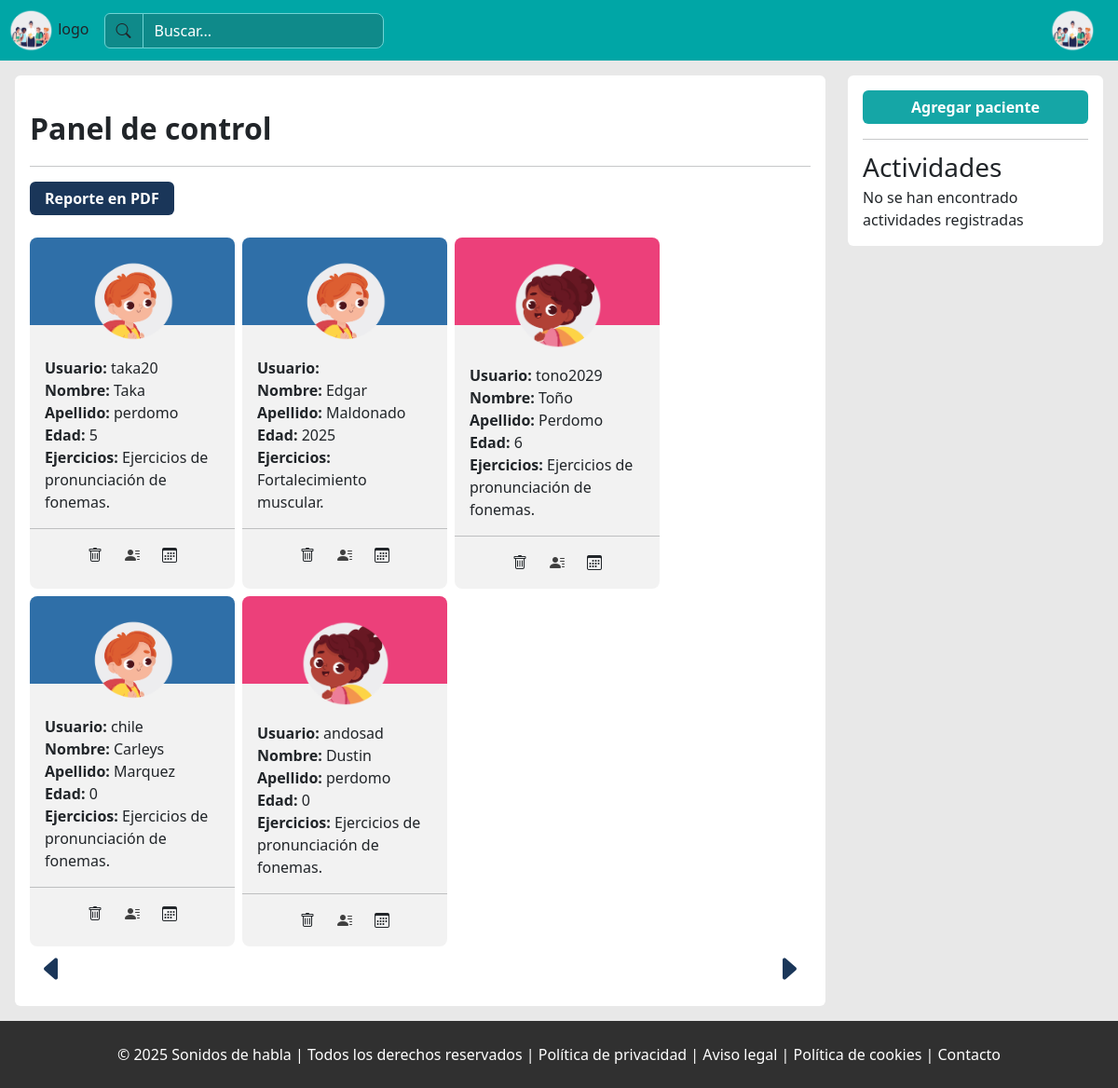
The page /view/professional/dashboard.php?page=2 (signed in) on the database as committed earlier.
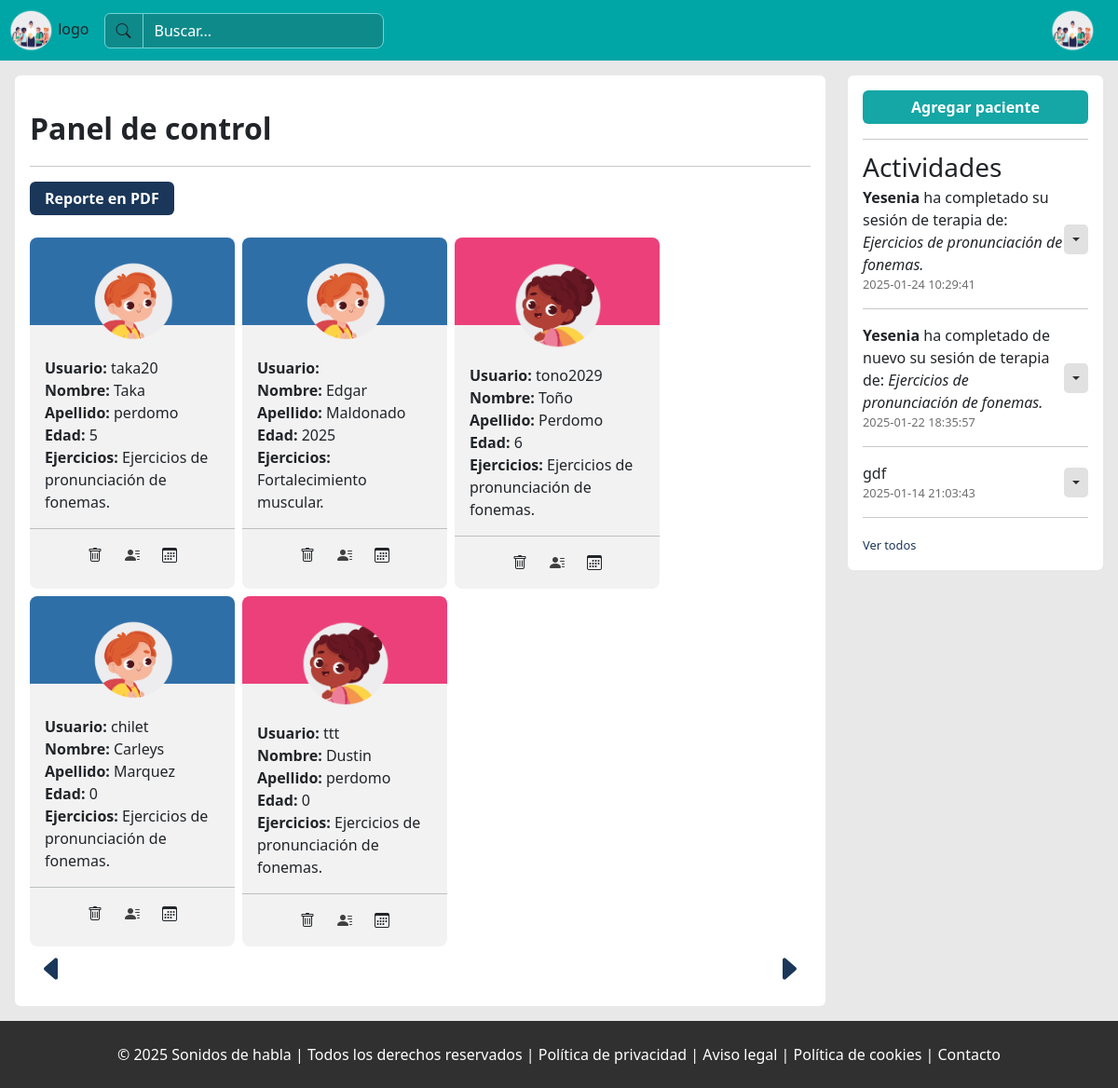
The same page on the database as committed later.
### tables this page shows
CREATE TABLE `pacientes` (
  `id_paciente` int(10) NOT NULL,
  `id_genero` int(10) NOT NULL,
  `id_usuario` int(10) NOT NULL,
  `id_profesional` int(10) NOT NULL,
  `nombre` varchar(30) DEFAULT NULL,
  `apellido` varchar(30) DEFAULT NULL,
  `fecha_nacimiento` date DEFAULT NULL
);

CREATE TABLE `usuarios` (
  `id_usuario` int(10) NOT NULL,
  `id_rol` int(10) NOT NULL,
  `usuario` varchar(15) DEFAULT NULL,
  `clave` varchar(255) DEFAULT NULL,
  `fecha_hora_creacion` datetime DEFAULT NULL,
  `ultimo_acceso` datetime DEFAULT NULL
);

CREATE TABLE `terapias_lenguaje` (
  `id_terapia_lenguaje` int(10) NOT NULL,
  `id_paciente` int(10) DEFAULT NULL,
  `ejercicios` text DEFAULT NULL,
  `duracion_cada_ejercicio` int(10) DEFAULT NULL,
  `duracion_total` time DEFAULT NULL,
  `nota` text DEFAULT NULL
);

CREATE TABLE `actividades` (
  `id_actividad` int(10) NOT NULL,
  `id_paciente` int(10) DEFAULT NULL,
  `mensaje` text DEFAULT NULL,
  `fecha_hora` datetime DEFAULT NULL
);

### view/professional/dashboard.php (the view, shortened to what the rows shown need)
<!doctype html>
<html lang="es" class="full-heigh">
<head>
    <link rel="stylesheet" href="../../node_modules/bootstrap/dist/css/bootstrap.min.css">
    <link rel="stylesheet" href="../../node_modules/bootstrap-icons/font/bootstrap-icons.css">
    <link rel="stylesheet" href="../css/reset.css">
    <link rel="stylesheet" href="../../css/components/body.css">
    <link rel="stylesheet" href="../../css/components/footer.css">
    <link rel="stylesheet" href="../../css/components/button.css">
    <link rel="stylesheet" href="../../css/components/header.css">
    <link rel="stylesheet" href="../../css/components/auxiliary.css">
    <link rel="stylesheet" href="../../css/components/modal-window.css">
    <link rel="stylesheet" href="../../css/admin/header.css">
    <link rel="stylesheet" href="../../css/admin/dashboard.css">
    <link rel="stylesheet" href="../../css/components/table.css">
</head>
<body>
    <main class="flex-start-full">
        <section class=" h-100  z-1 w-100 p-3 ">
            <div class="row ">
                <div class="col-9">
                    <div>
                        <h1 class="">Panel de control</h1>
                        <br>
                        <div class="show-patients d-flex   flex-row gap-2  flex-wrap">
                            <?php
                            include '../../php/connectionBD.php';
                            $id_professional = $_SESSION['id_professional'];
                            $pagina_actual = isset($_GET['page']) && is_numeric($_GET['page']) ? $_GET['page'] : 1;
                            $registros_por_pagina = 5;
                            $get_information_patients_query = "SELECT
                                            pacientes.id_usuario AS 'Id_usuario',
                                           pacientes.id_paciente AS 'Id_paciente',
                                           nombre AS 'Nombre',
                                           apellido AS 'Apellido',
                                           COALESCE( SUBSTRING(DATE(NOW()), 1, 4) - SUBSTRING(DATE(fecha_nacimiento), 1, 4), 0) AS 'Edad',
                                           usuario AS 'Usuario',
                                           ejercicios AS 'Terapias',
                                           pacientes.id_genero AS 'Id_genero'
                                       FROM
                                           `pacientes`
                                       INNER JOIN
                                           terapias_lenguaje ON pacientes.id_paciente = terapias_lenguaje.id_paciente
                                       INNER JOIN
                                           usuarios on pacientes.id_usuario = usuarios.id_usuario
                                       WHERE id_profesional =:id_professional
                                       LIMIT :inicio, :registros_por_pagina";
                            $inicio = ($pagina_actual - 1) * $registros_por_pagina;
                            $get_information_patients_stmt = $pdo->prepare($get_information_patients_query);
                            $get_information_patients_stmt->bindParam('id_professional', $id_professional, PDO::PARAM_INT);
                            $get_information_patients_stmt->bindValue(':inicio', $inicio, PDO::PARAM_INT);
                            $get_information_patients_stmt->bindValue(':registros_por_pagina', $registros_por_pagina, PDO::PARAM_INT);
                            $get_information_patients_stmt->execute();
                            if ($get_information_patients_stmt->rowCount() > 0) {
                                $row_patients = $get_information_patients_stmt->fetchAll(PDO::FETCH_ASSOC);
                                foreach ($row_patients as $value) {
                                    $joint = '';
                                    $muscle_strengthening = '';
                                    $fluency = '';
                                    if (preg_match("/rotacismo0|rotacismo1|seseo0|seseo1/", $value['Terapias'])) {
                                        $joint = 'Ejercicios de pronunciación de fonemas. ';
                                    }
                                    if (preg_match("/musculos de la lengua0|musculos de la lengua1|el ritmo del habla0|el ritmo del habla1|labio0|labio1|mejilla0|mejilla1/", $value['Terapias'])) {
                                        $muscle_strengthening = 'Fortalecimiento muscular. ';
                                    }
                                    $img_gender = $value['Id_genero'] == 1 ? 'boy' : 'girl';
                                    $bg_card_patient = $value['Id_genero'] == 1 ? '' : 'card-patient--bgPink';
                                    echo '
                                        <div class="card-patient '.$bg_card_patient .'">
                                           <br>
                                           <div class="card-patient__img flex-center-full">
                                               <img src="../../img/patients/childs/' . $img_gender . '.png" class="" alt="">
                                           </div>
                                           <div class="card-patiente_information ">
                                               <b>Usuario:</b><span> ' . $value['Usuario'] . '</span><br>
                                               <b>Nombre:</b><span>  ' . $value['Nombre'] . '</span><br>
                                               <b>Apellido:</b>  ' . $value['Apellido'] . '<span></span><br>
                                               <b>Edad:</b><span>  ' . $value['Edad'] . '</span><br>
                                               <b>Ejercicios: </b><span>' . $joint . '' . $muscle_strengthening . '' . $fluency . '</span>
                                           </div>
                                           <hr>
                                           <div class="card-patient__operation flex-center-full gap-4">
                                               <i class="bi bi-trash openModalDelete" data-idPatient="'.$value['Id_paciente'].'"  data-idUser = "'.$value['Id_usuario'].'"   ></i>
                                               <a href="./patient/modify.php?id='.$value['Id_paciente'].'" class="text-decoration-none text__black" > <i class="bi bi-person-lines-fill" > </i></a>
                                               <i class="bi bi-calendar3" data-idProgress="'.$value['Id_paciente'].'"></i>
                                           </div>
                                       </div>
                                   ';
                                }
                            } else {
                                echo "<p>No hay registros disponibles en este momento.</p>";
                            }
                            echo '    </div>';
                            ?>
                        </div>
                    </div>
                    <div class="col-3">
                        <div>
                            <section class="activities-patients">
                                <span class=" fs-3 activities-patients__title">Actividades</span>
                                <?php
                                include '../../php/admin/show-history.php';
                                show_historys();
                                ?>
                            </section>
                        </div>
                    </div>
                </div>
        </section>
    </main>
</body>
</html>

### php/admin/show-history.php (shortened to what the rows shown need)
<?php
function show_historys()
{
    include './../../php/connectionBD.php';
    try {
        $id_professional = $_SESSION['id_professional'];
        $get_history_dashboard_query =  "SELECT id_actividad, mensaje, fecha_hora from
        actividades  INNER JOIN pacientes on actividades.id_paciente = pacientes.id_paciente
        WHERE id_profesional = :id ORDER BY fecha_hora DESC LIMIT 3
        ";
        $get_history_dashboard_stmt = $pdo->prepare($get_history_dashboard_query);
        $get_history_dashboard_stmt->bindParam('id', $id_professional, PDO::PARAM_INT);
        $get_history_dashboard_stmt->execute();
        $row_history_dashboard = $get_history_dashboard_stmt->fetchAll(PDO::FETCH_ASSOC);
        if ($get_history_dashboard_stmt->rowCount() > 0) {
            foreach ($row_history_dashboard as $value) {
                echo "<div class='activitie-patient__show flex-between-full '>
                            <div class='d-flex  flex-column'>
                                <p class='m-0'>" . $value["mensaje"] . "</p>
                                <small  style='color: #6f6f6f;'> " . $value["fecha_hora"] . " </small>
                            </div>
                            <button type='button' class='activities-patient__show-btn-delete flex-center-full dropdown-toggle dropdown-toggle-split' data-bs-toggle='dropdown'
                                aria-expanded='false'>
                                <span class='visually-hidden'>Toggle Dropdown</span>
                            </button>
                            <ul class='dropdown-menu'>
                                <li>
                                    <a class='dropdown-item' href='./../../php/admin/delete-activitie.php?id=". $value["id_actividad"] . "'>
                                        <i class='bi bi-trash'></i>
                                            Borrar
                                    </a>
                                </li>
                            </ul>
            </div><hr>";
            }
            $get_total_history_query = "SELECT COUNT(mensaje) AS total_history FROM actividades INNER JOIN pacientes on
            actividades.id_paciente = pacientes.id_paciente WHERE pacientes.id_profesional = :id ";
            $get_total_history_stmt = $pdo->prepare($get_total_history_query);
            $get_total_history_stmt->bindParam('id', $id_professional, PDO::PARAM_INT);
            $get_total_history_stmt->execute();
            $row_total_history = $get_total_history_stmt->fetch(PDO::FETCH_ASSOC);
            if($row_total_history["total_history"] > 3 ){
                echo "<small> <a href='./activities.php' class='text-decoration-none text__blue'> Ver todos</a></small>";
            }
        } else {
            echo "<div> No se han encontrado actividades registradas </div>";
        }
    } catch (PDOException $ex) {
        echo $ex;
    }finally{
        $pdo = null;
    }
}
?>

Rows that differ between the two databases and show on the page:
changed through a linked row, pacientes "Carleys": id_usuario.usuario "chile" → "chilet"
changed through a linked row, pacientes "Dustin": id_usuario.usuario "andosad" → "ttt"
added actividades: mensaje "Yesenia ha completado su sesión de terapia de: Ejercicios de pronunciación de fonemas.", fecha_hora "2025-01-24 10:29:41"
added actividades: mensaje "Yesenia ha completado de nuevo su sesión de terapia de: Ejercicios de pronunciación de fonemas.", fecha_hora "2025-01-22 18:35:57"
added actividades: mensaje "gdf", fecha_hora "2025-01-14 21:03:43"
Other text that changed with them:
text no longer shown: "No se han encontrado actividades registradas"
text now shown: "Ver todos"
